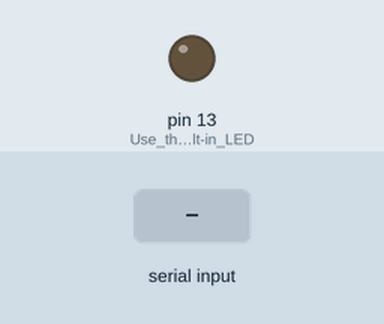
Recording of a sketch running on a simulated Arduino Uno, built with avr-gcc and run on an emulated ATmega328P. On the bench: output pins drawn as LEDs (lit = HIGH). Dashed ring = blinking. The inputs (shaded band) are chosen by the test bench. Random numbers use the default seed unless the sketch sets one.

Above: at 1.2 s.
1.3 s: "90,45\n" received over Serial
At 2.1 s:
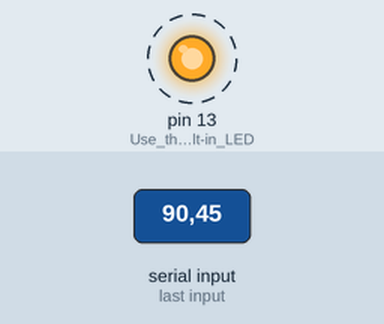
Timing chart, 0 to 10.3 s (numbered marks = the images above; inputs shaded):
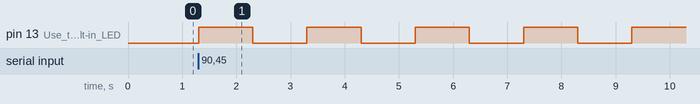

Measured:
- after the input at 1.3 s, pin 13 (Use_the_built-in_LED): alternates HIGH for 1.0 s and LOW for 1.0 s, starting at once

The sketch:

1.1.ino
```cpp
void setup() {
  Serial.begin(9600);
  pinMode(LED_BUILTIN, OUTPUT); // Use the built-in LED
}

void loop() {
  if (Serial.available() > 0) {
    int blinkCount = Serial.parseInt(); // Read the integer sent from Python
    for (int i = 0; i < blinkCount; i++) {
      digitalWrite(LED_BUILTIN, HIGH); // Turn the LED on
      delay(1000); // Wait for 1 second
      digitalWrite(LED_BUILTIN, LOW); // Turn the LED off
      delay(1000); // Wait for 1 second
    }
    int delaySeconds = random(1, 11); // Generate a random number between 1 and 10
    Serial.println(delaySeconds); // Send the random number back to Python
  }
}
```
